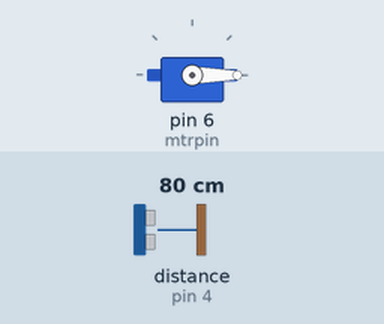
This sketch was run on a simulated Arduino Uno, built with avr-gcc and run on an emulated ATmega328P. Shown: servo. Wiring (inferred from the names in the program): ultrasonic range finder: trigger pin 5; echo pin 4. The inputs (shaded band) are chosen by the test bench; at power-on: distance to the obstacle (sensor on pin 4) 80 cm. The echo pulse lasts 58.3 µs per cm.

Above: at 0.5 s.
Timing chart, 0 to 2.0 s (numbered marks = the images above):
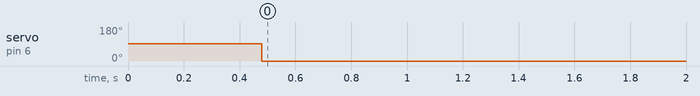

Measured:
- by itself, servo on pin 6 (mtrpin): 91° → 0° at 0.48 s

The sketch:

uz_sensor_servo_ile_sa__sol.ino
```cpp
#include <Servo.h>

int echopinR=2,trigpinR=3,echopinL=4,trigpinL=5;
int echopin=echopinR,trigpin=trigpinR;
int sure=0,uzaklik=0,aci=90,aciekle=1,mincm=5;
bool sag=true;
Servo mtr;int mtrpin=6;
void setup(){
				pinMode(echopinR,INPUT);
				pinMode(trigpinR,OUTPUT);
				pinMode(echopinL,INPUT);
				pinMode(trigpinL,OUTPUT);
				mtr.attach(mtrpin);
}

//#############################################
void uzaklikolc(){
				digitalWrite(trigpin, LOW);
				delayMicroseconds(5);
				digitalWrite(trigpin, HIGH);
				delayMicroseconds(10);
			 digitalWrite(trigpin, LOW);
				sure = pulseIn(echopin, HIGH);
				uzaklik= sure /29.1/2;}
//#############################################
void sensorpinayarla(){
				if(sag==true){
								echopin=echopinL;
								trigpin=trigpinL;
								sag=false;
								aciekle=-1;
					}
			 	else if(sag=false){
								echopin=echopinR;
								trigpin=trigpinR;
								sag=true;
								aciekle=1;
						}
}
//#############################################
void sagayarla(){
if (uzaklik<15){
				sag=true;}
else if (uzaklik>	45){
				sag=false;}
}
//#############################################

void loop(){
				aci+=aciekle;
				mtr.write(aci);
				sensorpinayarla();
				uzaklikolc();
				sagayarla();


}
```
